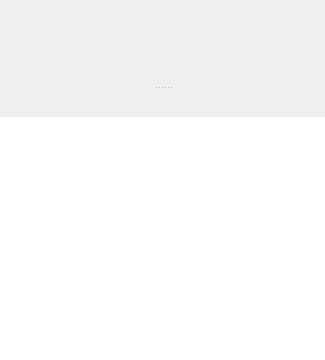
<?xml version="1.0" encoding="UTF-8"?>
<ui version="4.0">
 <class>ChatWindow</class>
 <widget class="QWidget" name="ChatWindow">
  <property name="geometry">
   <rect>
    <x>0</x>
    <y>0</y>
    <width>325</width>
    <height>360</height>
   </rect>
  </property>
  <property name="windowTitle">
   <string>Form</string>
  </property>
  <layout class="QVBoxLayout" name="verticalLayout_4">
   <property name="spacing">
    <number>0</number>
   </property>
   <property name="margin">
    <number>0</number>
   </property>
   <item>
    <widget class="QSplitter" name="splitter">
     <property name="orientation">
      <enum>Qt::Vertical</enum>
     </property>
     <property name="handleWidth">
      <number>7</number>
     </property>
     <property name="childrenCollapsible">
      <bool>false</bool>
     </property>
     <widget class="QWidget" name="layoutWidget">
      <layout class="QVBoxLayout" name="verticalLayout">
       <property name="spacing">
        <number>0</number>
       </property>
       <item>
        <widget class="QWidget" name="wgtLog" native="true">
         <property name="sizePolicy">
          <sizepolicy hsizetype="Expanding" vsizetype="Expanding">
           <horstretch>0</horstretch>
           <verstretch>0</verstretch>
          </sizepolicy>
         </property>
         <property name="minimumSize">
          <size>
           <width>0</width>
           <height>54</height>
          </size>
         </property>
         <layout class="QHBoxLayout" name="horizontalLayout">
          <property name="spacing">
           <number>0</number>
          </property>
          <property name="margin">
           <number>0</number>
          </property>
          <item>
           <layout class="QVBoxLayout" name="logLayout">
            <property name="spacing">
             <number>0</number>
            </property>
           </layout>
          </item>
         </layout>
        </widget>
       </item>
       <item>
        <widget class="QLabel" name="lblInfo">
         <property name="autoFillBackground">
          <bool>true</bool>
         </property>
         <property name="alignment">
          <set>Qt::AlignCenter</set>
         </property>
        </widget>
       </item>
      </layout>
     </widget>
     <widget class="QWidget" name="layoutWidget1">
      <layout class="QVBoxLayout" name="verticalLayout_3">
       <property name="spacing">
        <number>0</number>
       </property>
       <item>
        <widget class="QLabel" name="lblDividerTop">
         <property name="sizePolicy">
          <sizepolicy hsizetype="Preferred" vsizetype="Fixed">
           <horstretch>0</horstretch>
           <verstretch>0</verstretch>
          </sizepolicy>
         </property>
         <property name="minimumSize">
          <size>
           <width>0</width>
           <height>1</height>
          </size>
         </property>
         <property name="maximumSize">
          <size>
           <width>16777215</width>
           <height>1</height>
          </size>
         </property>
        </widget>
       </item>
       <item>
        <widget class="QWidget" name="wgtToolBar" native="true">
         <property name="minimumSize">
          <size>
           <width>0</width>
           <height>24</height>
          </size>
         </property>
         <property name="maximumSize">
          <size>
           <width>16777214</width>
           <height>24</height>
          </size>
         </property>
         <layout class="QVBoxLayout" name="verticalLayout_2">
          <property name="spacing">
           <number>0</number>
          </property>
          <property name="margin">
           <number>0</number>
          </property>
          <item>
           <layout class="QHBoxLayout" name="toolBarLayout">
            <property name="spacing">
             <number>0</number>
            </property>
           </layout>
          </item>
         </layout>
        </widget>
       </item>
       <item>
        <widget class="QLabel" name="lblDividerBottom">
         <property name="sizePolicy">
          <sizepolicy hsizetype="Preferred" vsizetype="Fixed">
           <horstretch>0</horstretch>
           <verstretch>0</verstretch>
          </sizepolicy>
         </property>
         <property name="minimumSize">
          <size>
           <width>0</width>
           <height>1</height>
          </size>
         </property>
         <property name="maximumSize">
          <size>
           <width>16777215</width>
           <height>1</height>
          </size>
         </property>
        </widget>
       </item>
       <item>
        <widget class="QTextEdit" name="txtMessage">
         <property name="sizePolicy">
          <sizepolicy hsizetype="Expanding" vsizetype="Minimum">
           <horstretch>0</horstretch>
           <verstretch>0</verstretch>
          </sizepolicy>
         </property>
         <property name="minimumSize">
          <size>
           <width>0</width>
           <height>36</height>
          </size>
         </property>
         <property name="frameShape">
          <enum>QFrame::NoFrame</enum>
         </property>
         <property name="tabChangesFocus">
          <bool>true</bool>
         </property>
         <property name="acceptRichText">
          <bool>false</bool>
         </property>
        </widget>
       </item>
      </layout>
     </widget>
    </widget>
   </item>
  </layout>
 </widget>
 <tabstops>
  <tabstop>txtMessage</tabstop>
 </tabstops>
 <resources/>
 <connections/>
</ui>
